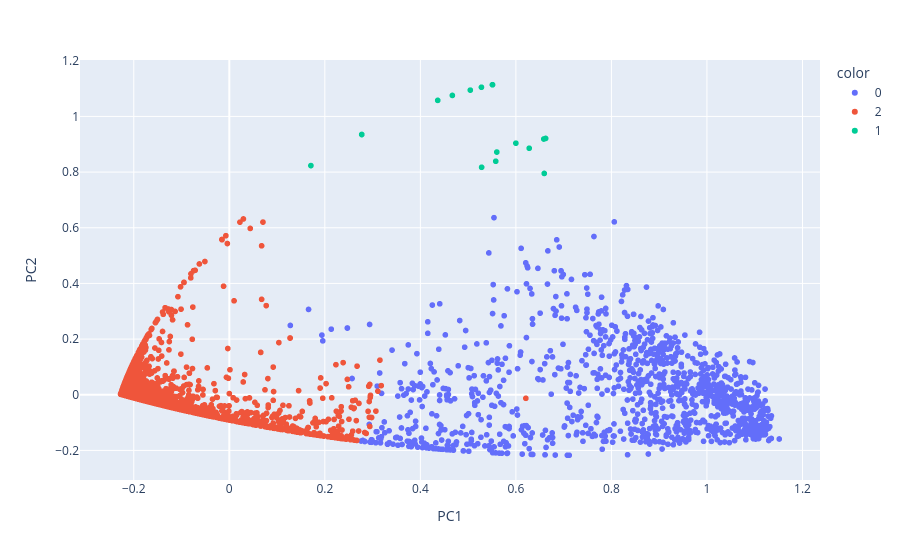

Notebook code cell kept with this figure:
### Code cell
# Visualiser les classes
scatter_plot(New_df, cah_partition)

### Figure 1 — Plotly figure (JSON) as saved in the notebook; plotly's stock layout.template omitted (floating-point values rounded to 4 significant figures; data arrays with more than 128 entries replaced by an {"elided": "..."} marker saying what was removed)
{"data": [{"hovertemplate": "color=0<br>PC1=%{x}<br>PC2=%{y}<extra></extra>", "legendgroup": "0", "marker": {"color": "#636efa", "symbol": "circle"}, "mode": "markers", "name": "0", "showlegend": true, "type": "scattergl", "x": {"elided": "1172 float values"}, "xaxis": "x", "y": {"elided": "1172 float values"}, "yaxis": "y"}, {"hovertemplate": "color=2<br>PC1=%{x}<br>PC2=%{y}<extra></extra>", "legendgroup": "2", "marker": {"color": "#EF553B", "symbol": "circle"}, "mode": "markers", "name": "2", "showlegend": true, "type": "scattergl", "x": {"elided": "5742 float values"}, "xaxis": "x", "y": {"elided": "5742 float values"}, "yaxis": "y"}, {"hovertemplate": "color=1<br>PC1=%{x}<br>PC2=%{y}<extra></extra>", "legendgroup": "1", "marker": {"color": "#00cc96", "symbol": "circle"}, "mode": "markers", "name": "1", "showlegend": true, "type": "scattergl", "x": [0.5046, 0.5279, 0.467, 0.551, 0.551, 0.551, 0.2773, 0.2773, 0.4363, 0.2773, 0.1708, 0.551, 0.6, 0.6622, 0.5282, 0.6584, 0.6279, 0.6593, 0.56, 0.5578], "xaxis": "x", "y": [1.095, 1.105, 1.075, 1.114, 1.114, 1.114, 0.9351, 0.9351, 1.058, 0.9351, 0.8234, 1.114, 0.9039, 0.9209, 0.8173, 0.9189, 0.8857, 0.7952, 0.872, 0.8389], "yaxis": "y"}], "layout": {"legend": {"title": {"text": "color"}, "tracegroupgap": 0}, "margin": {"t": 60}, "xaxis": {"anchor": "y", "domain": [0.0, 1.0], "title": {"text": "PC1"}}, "yaxis": {"anchor": "x", "domain": [0.0, 1.0], "title": {"text": "PC2"}}}}
